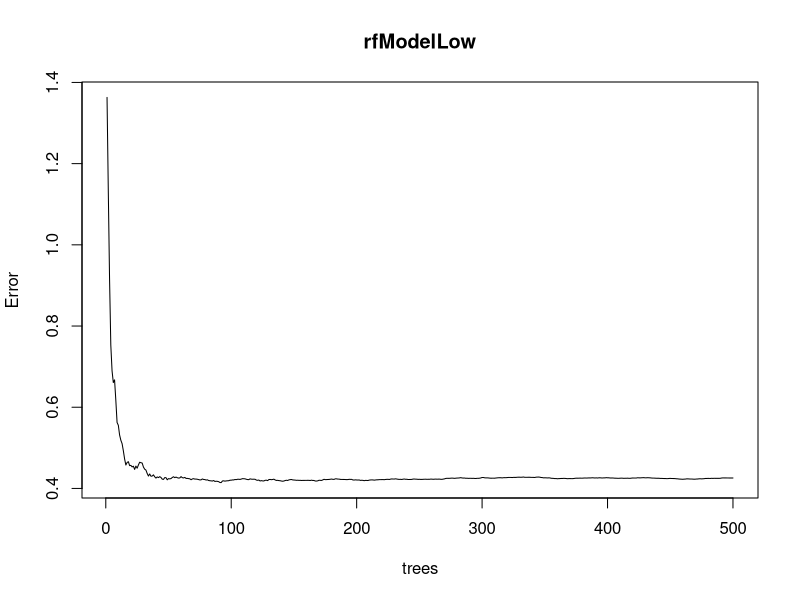

Generate this figure with R: (Note: this script raises an error after producing the figure.)
#Prediction in earning
library(randomForest)

trainSet = read.csv("data/train-set.csv", header = TRUE)
trainSet = trainSet[c("SATMT75", "ACTMT75", "ADM_RATE", "COMP_ORIG_YR4_RT","MN_EARN_WNE_INC1_P10")]
trainSet$MN_EARN_WNE_INC1_P10 <- as.numeric(as.character(trainSet$MN_EARN_WNE_INC1_P10))
trainSet <- trainSet[complete.cases(trainSet$MN_EARN_WNE_INC1_P10),]
trainSet = data.frame(scale(trainSet, center=TRUE, scale=TRUE))


testSet = read.csv("data/test-set.csv", header = TRUE)
testSet = testSet[c("SATMT75", "ACTMT75", "ADM_RATE", "COMP_ORIG_YR4_RT","MN_EARN_WNE_INC1_P10")]
testSet$MN_EARN_WNE_INC1_P10 <- as.numeric(as.character(testSet$MN_EARN_WNE_INC1_P10))
testSet <- testSet[complete.cases(testSet$MN_EARN_WNE_INC1_P10),]
testSet =  data.frame(scale(testSet, center=TRUE, scale=TRUE))

rfModelLow = randomForest(MN_EARN_WNE_INC1_P10 ~ ., trainSet, ntree= 500)
png("images/rf_low.png")
plot(rfModelLow)
dev.off()
#We plot the error rate across decision trees.
#The plot shows that the error become more stable after 100 decision trees.

impLow <- importance(rfModelLow,type = 2)

#IncNodePurity is the average cumulative reduction in node impurity due
#to splits by a variable over the trees, which is also the mean decrease in MSE.

# Variable Importance Plot
varplotLow <- varImpPlot(rfModel, sort = T, main = "Variance Importance", n.var = 4)

#Predict response variable value using random forest model
predModelLow = predict(rfModel, testSet)

resLow = table(predModelLow, testSet$MN_EARN_WNE_INC1_P10)

#save into random forest binary file
save(rfModelLow, impLow, predModelLow,varplotLow, resLow,file="./data/random-forest-low.RData")
